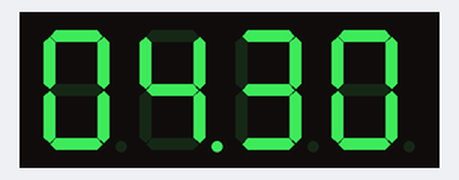
Bench run of a program on a simulated Raspberry Pi (BCM pin numbers). Shown: 4-digit seven-segment display. The segment pins are drawn as the display they are named for; the clock reads 2024-03-15 10:24:30 at power-on unless the program sets it.

Above: at 0.1 s.
At 2.1 s:
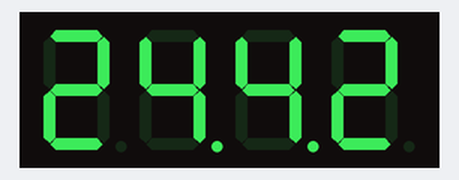
At 5.1 s:
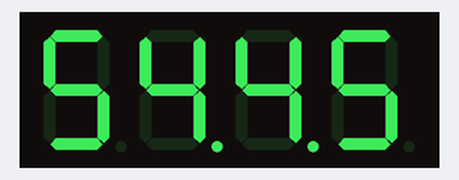
At 9.1 s:
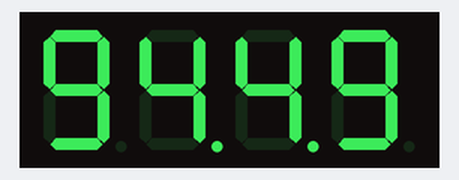
At 14.1 s:
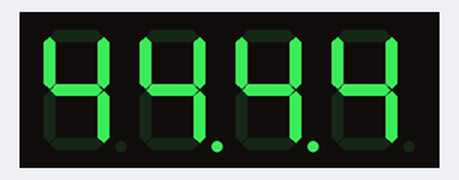
At 20.1 s:
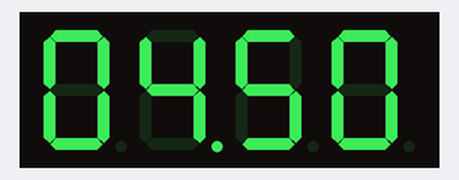

Measured:
- what the display in image 0 shows lasts 1.0 s, from 0.1 s to 1.1 s

The program:

Digital-tube-4-3641BS.py
```python
#!/usr/bin/python

import RPi.GPIO
import time

# mapping LED to GPIO
LED_A = 26 # 11
LED_B = 19 # 7
LED_C = 22 # 4
LED_D = 6 # 2
LED_E = 17 # 1
LED_F = 11 # 10
LED_G = 9 # 5
LED_DP = 10 # 3

# mapping public GPIO
DIGIT1 = 12 # 12
DIGIT2 = 16 # 9
DIGIT3 = 20 # 8
DIGIT4 = 21 # 6

# button
btn = 27

#sleep time - loop displey
t=0.001

RPi.GPIO.setmode(RPi.GPIO.BCM)

RPi.GPIO.setup(LED_A, RPi.GPIO.OUT)
RPi.GPIO.setup(LED_B, RPi.GPIO.OUT)
RPi.GPIO.setup(LED_C, RPi.GPIO.OUT)
RPi.GPIO.setup(LED_D, RPi.GPIO.OUT)
RPi.GPIO.setup(LED_E, RPi.GPIO.OUT)
RPi.GPIO.setup(LED_F, RPi.GPIO.OUT)
RPi.GPIO.setup(LED_G, RPi.GPIO.OUT)
RPi.GPIO.setup(LED_DP, RPi.GPIO.OUT)
RPi.GPIO.setup(DIGIT1, RPi.GPIO.OUT)
RPi.GPIO.setup(DIGIT2, RPi.GPIO.OUT)
RPi.GPIO.setup(DIGIT3, RPi.GPIO.OUT)
RPi.GPIO.setup(DIGIT4, RPi.GPIO.OUT)

RPi.GPIO.output(DIGIT1, True)
RPi.GPIO.output(DIGIT2, True)
RPi.GPIO.output(DIGIT3, True)
RPi.GPIO.output(DIGIT4, True)


def showDigit(no,num, showDotPoint=True):
    RPi.GPIO.output(DIGIT1, False)
    RPi.GPIO.output(DIGIT2, False)
    RPi.GPIO.output(DIGIT3, False)
    RPi.GPIO.output(DIGIT4, False)

    if (num == 0) :
        RPi.GPIO.output(LED_A, False)
        RPi.GPIO.output(LED_B, False)
        RPi.GPIO.output(LED_C, False)
        RPi.GPIO.output(LED_D, False)
        RPi.GPIO.output(LED_E, False)
        RPi.GPIO.output(LED_F, False)
        RPi.GPIO.output(LED_G, True)
        RPi.GPIO.output(LED_DP, not showDotPoint)
    elif (num == 1) :
        RPi.GPIO.output(LED_A, True)
        RPi.GPIO.output(LED_B, False)
        RPi.GPIO.output(LED_C, False)
        RPi.GPIO.output(LED_D, True)
        RPi.GPIO.output(LED_E, True)
        RPi.GPIO.output(LED_F, True)
        RPi.GPIO.output(LED_G, True)
        RPi.GPIO.output(LED_DP, not showDotPoint)
    elif (num == 2) :
        RPi.GPIO.output(LED_A, False)
        RPi.GPIO.output(LED_B, False)
        RPi.GPIO.output(LED_C, True)
        RPi.GPIO.output(LED_D, False)
        RPi.GPIO.output(LED_E, False)
        RPi.GPIO.output(LED_F, True)
        RPi.GPIO.output(LED_G, False)
        RPi.GPIO.output(LED_DP, not showDotPoint)
    elif (num == 3) :
        RPi.GPIO.output(LED_A, False)
        RPi.GPIO.output(LED_B, False)
        RPi.GPIO.output(LED_C, False)
        RPi.GPIO.output(LED_D, False)
        RPi.GPIO.output(LED_E, True)
        RPi.GPIO.output(LED_F, True)
        RPi.GPIO.output(LED_G, False)
        RPi.GPIO.output(LED_DP, not showDotPoint)
    elif (num == 4) :
        RPi.GPIO.output(LED_A, True)
        RPi.GPIO.output(LED_B, False)
        RPi.GPIO.output(LED_C, False)
        RPi.GPIO.output(LED_D, True)
        RPi.GPIO.output(LED_E, True)
        RPi.GPIO.output(LED_F, False)
        RPi.GPIO.output(LED_G, False)
        RPi.GPIO.output(LED_DP, not showDotPoint)
    elif (num == 5) :
        RPi.GPIO.output(LED_A, False)
        RPi.GPIO.output(LED_B, True)
        RPi.GPIO.output(LED_C, False)
        RPi.GPIO.output(LED_D, False)
        RPi.GPIO.output(LED_E, True)
        RPi.GPIO.output(LED_F, False)
        RPi.GPIO.output(LED_G, False)
        RPi.GPIO.output(LED_DP, not showDotPoint)
    elif (num == 6) :
        RPi.GPIO.output(LED_A, False)
        RPi.GPIO.output(LED_B, True)
        RPi.GPIO.output(LED_C, False)
        RPi.GPIO.output(LED_D, False)
        RPi.GPIO.output(LED_E, False)
        RPi.GPIO.output(LED_F, False)
        RPi.GPIO.output(LED_G, False)
        RPi.GPIO.output(LED_DP, not showDotPoint)
    elif (num == 7) :
        RPi.GPIO.output(LED_A, False)
        RPi.GPIO.output(LED_B, False)
        RPi.GPIO.output(LED_C, False)
        RPi.GPIO.output(LED_D, True)
        RPi.GPIO.output(LED_E, True)
        RPi.GPIO.output(LED_F, True)
        RPi.GPIO.output(LED_G, True)
        RPi.GPIO.output(LED_DP, not showDotPoint)
    elif (num == 8) :
        RPi.GPIO.output(LED_A, False)
        RPi.GPIO.output(LED_B, False)
        RPi.GPIO.output(LED_C, False)
        RPi.GPIO.output(LED_D, False)
        RPi.GPIO.output(LED_E, False)
        RPi.GPIO.output(LED_F, False)
        RPi.GPIO.output(LED_G, False)
        RPi.GPIO.output(LED_DP, not showDotPoint)
    elif (num == 9) :
        RPi.GPIO.output(LED_A, False)
        RPi.GPIO.output(LED_B, False)
        RPi.GPIO.output(LED_C, False)
        RPi.GPIO.output(LED_D, False)
        RPi.GPIO.output(LED_E, True)
        RPi.GPIO.output(LED_F, False)
        RPi.GPIO.output(LED_G, False)
        RPi.GPIO.output(LED_DP, not showDotPoint)

    if (no == 1) :
        RPi.GPIO.output(DIGIT1, True)
    elif (no == 2) :
        RPi.GPIO.output(DIGIT2, True)
    elif (no == 3) :
        RPi.GPIO.output(DIGIT3, True)
    elif (no == 4) :
        RPi.GPIO.output(DIGIT4, True)

def display_data():
	while True:
	    time.sleep(t)
            showDigit(1, int(time.strftime("%m",time.localtime(time.time()))) / 10, False)
            time.sleep(t)
            showDigit(2, int(time.strftime("%m",time.localtime(time.time()))) % 10, True)
            time.sleep(t)
            showDigit(3, int(time.strftime("%d",time.localtime(time.time()))) / 10, False)
            time.sleep(t)
            showDigit(4, int(time.strftime("%d",time.localtime(time.time()))) % 10, False)
def display_time():
	while True:
            time.sleep(t)
            showDigit(1, int(time.strftime("%M",time.localtime(time.time()))) / 10, False)
            time.sleep(t)
            showDigit(2, int(time.strftime("%M",time.localtime(time.time()))) % 10, True)
            time.sleep(t)
            showDigit(3, int(time.strftime("%S",time.localtime(time.time()))) / 10, False)
            time.sleep(t)
            showDigit(4, int(time.strftime("%S",time.localtime(time.time()))) % 10, False)
display_time()
```
